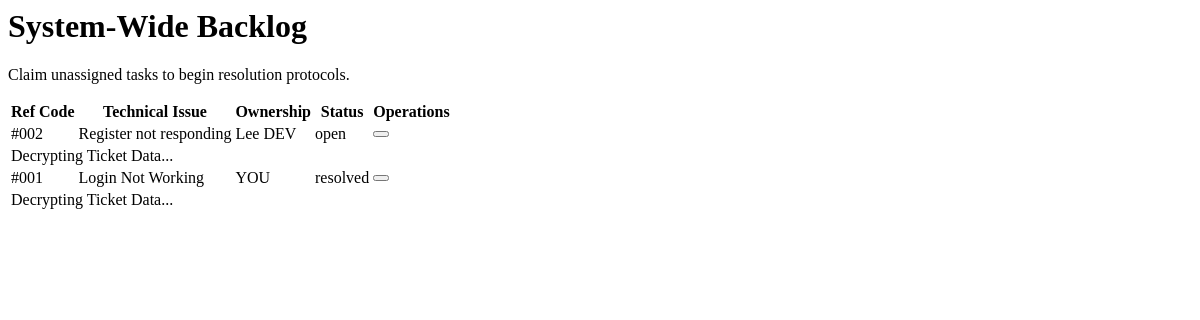
Before: /public/developer/view-tickets.php (signed in) with the older database file.
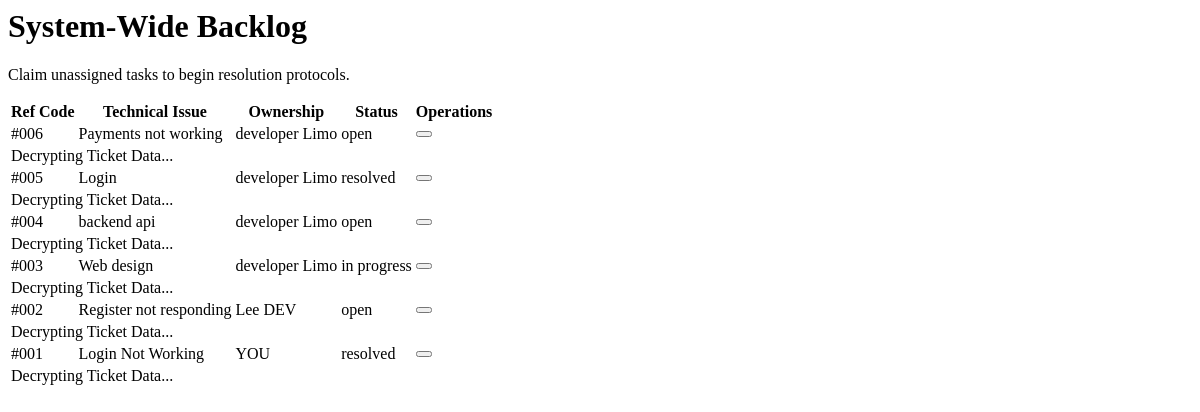
After: the same page with the newer database file.
### tables this page shows
CREATE TABLE `Tickets` (
  `id` int(11) NOT NULL,
  `title` varchar(255) NOT NULL,
  `description` text NOT NULL,
  `status` enum('open','in-progress','resolved','closed','on-hold') DEFAULT 'open',
  `priority` enum('low','medium','high') DEFAULT 'medium',
  `project_id` int(11) NOT NULL,
  `created_by` int(11) NOT NULL,
  `created_at` timestamp NULL DEFAULT current_timestamp(),
  `assigned_by` int(11) DEFAULT NULL,
  `assigned_to` int(11) DEFAULT NULL,
  `category_id` int(11) DEFAULT NULL,
  `deleted_at` timestamp NULL DEFAULT NULL
);

CREATE TABLE `Users` (
  `id` int(11) NOT NULL,
  `name` varchar(100) NOT NULL,
  `email` varchar(100) NOT NULL,
  `password` varchar(255) NOT NULL,
  `role` enum('user','developer','admin') NOT NULL,
  `created_at` timestamp NULL DEFAULT current_timestamp()
);

### public/developer/view-tickets.php (the view, shortened to what this page needs)
<?php
include('../../config/config.php');
$current_user_id = intval($_SESSION['user_id']);
?>
<div class="animate-in fade-in slide-in-from-bottom-4 duration-500 p-2">
    <div class="mb-10 flex items-center justify-between">
        <div>
            <h1 class="text-3xl font-black tracking-tighter text-slate-900 dark:text-white uppercase">System-Wide Backlog</h1>
            <p class="text-slate-500 dark:text-slate-400 mt-1 italic text-sm font-medium ml-1">Claim unassigned tasks to begin resolution protocols.</p>
        </div>
    </div>
    <div class="bg-white dark:bg-slate-900 border border-slate-200 dark:border-slate-800 rounded-[2.5rem] overflow-hidden shadow-2xl shadow-slate-200/50 dark:shadow-none transition-all">
        <div class="overflow-x-auto">
            <table class="w-full text-left border-collapse">
                <thead>
                    <tr class="bg-slate-50/50 dark:bg-slate-800/50 border-b border-slate-100 dark:border-slate-800">
                        <th class="px-8 py-6 text-[10px] font-black uppercase tracking-[0.2em] text-slate-400">Ref Code</th>
                        <th class="px-6 py-6 text-[10px] font-black uppercase tracking-[0.2em] text-slate-400">Technical Issue</th>
                        <th class="px-6 py-6 text-[10px] font-black uppercase tracking-[0.2em] text-slate-400">Ownership</th>
                        <th class="px-6 py-6 text-[10px] font-black uppercase tracking-[0.2em] text-slate-400">Status</th>
                        <th class="px-8 py-6 text-[10px] font-black uppercase tracking-[0.2em] text-slate-400 text-right">Operations</th>
                    </tr>
                </thead>
                <tbody class="divide-y divide-slate-100 dark:divide-slate-800">
                    <?php
                    $all_tickets = mysqli_query($connection, "SELECT t.id, t.title, t.status, t.assigned_to, u.name as dev_name
                                                              FROM Tickets t
                                                              LEFT JOIN Users u ON t.assigned_to = u.id
                                                              ORDER BY t.id DESC");
                    while ($t = mysqli_fetch_assoc($all_tickets)):
                        $raw_status = strtolower($t['status']);
                        $status_style = [
                            'open'        => 'text-blue-600 bg-blue-50 dark:bg-blue-900/30 border-blue-200/50',
                            'in-progress' => 'text-amber-600 bg-amber-50 dark:bg-amber-900/30 border-amber-200/50',
                            'resolved'    => 'text-emerald-600 bg-emerald-50 dark:bg-emerald-900/30 border-emerald-200/50',
                            'closed'      => 'text-slate-400 bg-slate-50 border-slate-200/50'
                        ][$raw_status] ?? 'text-slate-500 bg-slate-100 border-slate-200';
                    ?>
                    <tr class="group hover:bg-indigo-50/20 dark:hover:bg-indigo-900/10 transition-all duration-300">
                        <td class="px-8 py-7 font-mono text-[11px] font-bold text-slate-400 group-hover:text-indigo-500">
                            #<?php echo str_pad($t['id'], 3, '0', STR_PAD_LEFT); ?>
                        </td>
                        <td class="px-6 py-7">
                            <span class="font-black text-slate-700 dark:text-slate-200 cursor-pointer uppercase tracking-tight"
                                  onclick="toggleDetails(<?php echo $t['id']; ?>, this)">
                                <?php echo htmlspecialchars($t['title']); ?>
                            </span>
                        </td>
                        <td class="px-6 py-7">
                            <?php if ($t['assigned_to']): ?>
                                <div class="flex items-center gap-2">
                                    <span class="text-[10px] font-bold text-slate-500 uppercase tracking-widest">
                                        <?php echo ($t['assigned_to'] == $current_user_id) ? 'YOU' : htmlspecialchars($t['dev_name']); ?>
                                    </span>
                                </div>
                            <?php endif; ?>
                        </td>
                        <td class="px-6 py-7">
                            <span class="px-4 py-1.5 rounded-xl text-[9px] font-black uppercase tracking-widest <?php echo $status_style; ?> border">
                                <?php echo str_replace('-', ' ', htmlspecialchars($t['status'])); ?>
                            </span>
                        </td>
                        <td class="px-8 py-7 text-right flex items-center justify-end gap-3">
                            <button onclick="loadPage('ticket-details', 'ticket_id=<?php echo $t['id']; ?>')"
                                    class="p-3 bg-slate-900 dark:bg-indigo-600 hover:bg-indigo-500 text-white rounded-2xl transition-all shadow-lg">
                            </button>
                        </td>
                    </tr>
                    <tr id="details-<?php echo $t['id']; ?>" class="hidden bg-slate-50/30 dark:bg-black/20">
                        <td colspan="5" class="px-4 pb-10">
                           <div class="mx-6 p-10 bg-white dark:bg-slate-950 rounded-[2.5rem] border border-slate-200 dark:border-slate-800 shadow-2xl relative overflow-hidden">
                                <div id="content-<?php echo $t['id']; ?>" class="relative z-10">
                                    <div class="flex items-center gap-4 text-indigo-500 font-black text-xs uppercase tracking-widest">
                                        Decrypting Ticket Data...
                                    </div>
                                </div>
                           </div>
                        </td>
                    </tr>
                    <?php endwhile; ?>
                </tbody>
            </table>
        </div>
    </div>
</div>

Changed rows visible on the page:
added tickets: id "006", title "Payments not working", assigned_to.name "developer Limo", status "open"
added tickets: id "005", title "Login", created_by.name "developer Limo", status "resolved"
added tickets: id "004", title "backend api", assigned_to.name "developer Limo", status "open"
added tickets: id "003", title "Web design", assigned_to.name "developer Limo", status "in progress"
